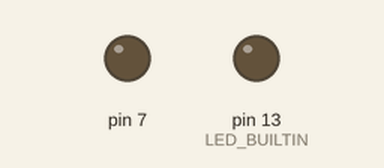
Bench run of a sketch on a simulated Arduino Uno, built with avr-gcc and run on an emulated ATmega328P. Parts: output pins drawn as LEDs (lit = HIGH).

Above: at 2.5 s.
At 113.0 s:
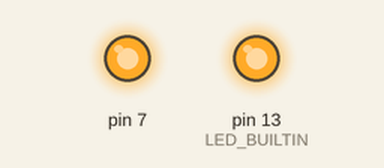
Timing chart, 0 to 130.0 s (numbered marks = the images above):
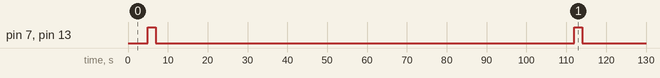

The sketch:

rpi_sleep_test.ino
```cpp
//Must include package -- search for "Arduino Low Power" and install
// #include "ArduinoLowPower.h"

void setup() {
  // put your setup code here, to run once:
  pinMode(LED_BUILTIN, OUTPUT);
  pinMode(7, OUTPUT);
}

void loop() {
  // put your main code here, to run repeatedly:
  delay(5000);
  digitalWrite(7, HIGH);
  digitalWrite(LED_BUILTIN, HIGH);
  delay(2000);
  digitalWrite(7, LOW);
  digitalWrite(LED_BUILTIN, LOW);
  delay(100000);
  // LowPower.deepSleep(10000);

}
```

Measured:
- by itself, pin 7, pin 13 (LED_BUILTIN): alternates HIGH for 2.0 s and LOW for 105 s
